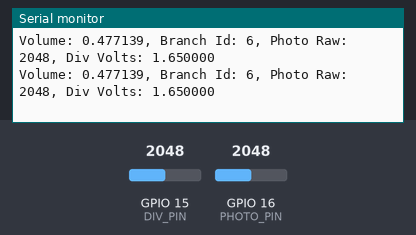
The sketch below on a simulated ESP32-S3. Shown: the last lines printed to the serial monitor. Inputs (shaded band) come from the test bench; at power-on: GPIO 15 (DIV_PIN) = 2048, GPIO 16 (PHOTO_PIN) = 2048. WiFi joins after 1.5 s; servers stay silent unless stated.

Above: at 2.7 s.
2.8 s: GPIO 15 (DIV_PIN) set to 2866
At 3.5 s:
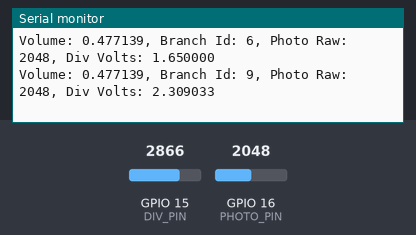
4.3 s: GPIO 16 (PHOTO_PIN) set to 2866
At 4.9 s:
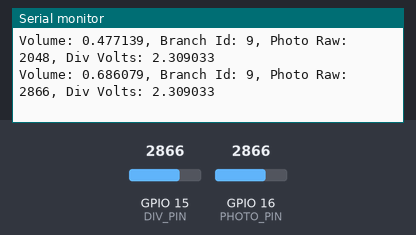
5.8 s: GPIO 15 (DIV_PIN) set to 3603
At 6.5 s:
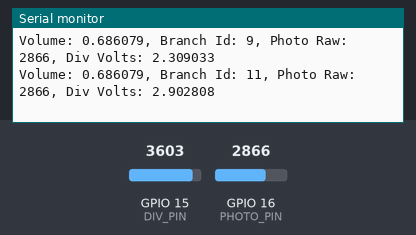
7.3 s: GPIO 16 (PHOTO_PIN) set to 3603
At 8.1 s:
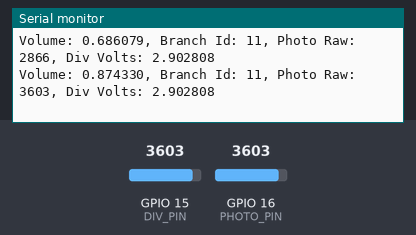
Timing chart, 0 to 9.8 s (numbered marks = the images above; inputs shaded):
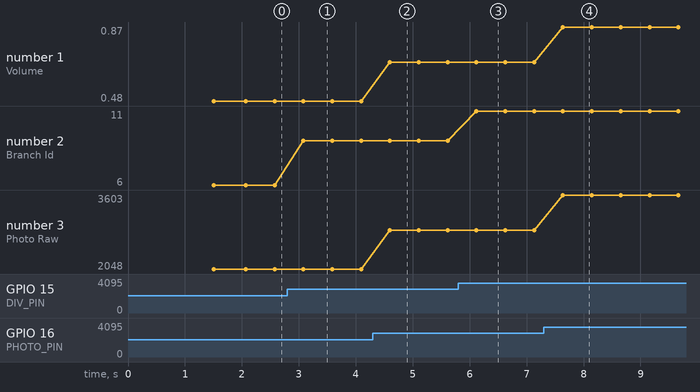

Measured:
- after the input at 2.8 s, the serial monitor: prints a new line after 0.28 s (image 1)
- after the input at 4.3 s, the serial monitor: prints a new line after 0.30 s (image 2)
- after the input at 5.8 s, the serial monitor: prints a new line after 0.32 s (image 3)
- after the input at 7.3 s, the serial monitor: prints a new line after 0.34 s (image 4)
- plotted number 1: 0.48 → 0.69 after the input at 4.3 s, 0.69 → 0.87 after the input at 7.3 s
- plotted number 2: 6 → 9 after the input at 2.8 s, 9 → 11 after the input at 5.8 s
- plotted number 3: 2048 → 2866 after the input at 4.3 s, 2866 → 3603 after the input at 7.3 s

The sketch:

esp_to_pi.ino
```cpp
#include <WiFi.h>
#include <WiFiUdp.h>
#include <ESPmDNS.h>
#include <map>
#include <cstdint>
WiFiUDP udp;

const int PHOTO_PIN = 16;
const int DIV_PIN = 15;

// Local network information on ESP32S3
unsigned int localPort = 9999;

//std::map<resistances, branches>

// RPi IP address
IPAddress piIP(10, 67, 75, 220);

// Must have a space!!
const char *ssid = "yale wireless";

const int32_t BIRD_ID = 1;

// Struct to keep track of a bird's state
struct BirdState {
  int id;
  int branch;
  double volume;
};

//BirdState birds[5];          // index 0 to 4 holds bird IDs 1 to 5
// Create bird for this esp
BirdState bird = {BIRD_ID, -1, 0.0f};
// Server Connection information
unsigned int serverPort = 8888;

// Photoresistor constants
const int PHOTO_LOW = 180;
const int PHOTO_HIGH = 4095;
const int PHOTO_SCALE = PHOTO_HIGH - PHOTO_LOW;

// Voltage divider constants
const int NUM_BRANCHES = 12;
const double DIV_THRESHOLDS[12] = {0.31, 0.44, 0.61, 0.81, 1.10, 1.38, 1.66, 1.98, 2.25, 2.50, 2.72, 3.0};

// Branch 0 is 330 ohm, branch id's increase with resistance value

//buffer for recieving data from server
char packetBuffer[255];

// Function for adding bird to map
// void addBird(int32_t id, int32_t branch, float volume) {
//   birds[id] = {id, branch, volume};   // 0 = not heard yet
// }

void setup() {
  // put your setup code here, to run once:
  Serial.begin(9600);

  WiFi.disconnect(true); // Erases stored wifi credentials
  WiFi.mode(WIFI_STA); // Accesses wifi as a station
  WiFi.begin(ssid); // Connect to wifi (no password)

  Serial.println("Trying to connect to WiFi");

  int max_attempts = 40;
  int attempts = 0;

  // loop that waits for wifi connection to be established
  while (WiFi.status() != WL_CONNECTED){
    delay(500);
    Serial.print(".");

    attempts += 1;

    if (attempts > max_attempts) {
      Serial.println("\nReached max attempts. Trying again...");
      WiFi.disconnect(true);
      WiFi.begin(ssid);

      attempts = 0;
    }
  }
    // Add bird to mapping
    // addBird(0, 3, 5.0f);
    // addBird(1, 7, 10.0f);
    // addBird(2, 11, 15.0f);
    // addBird(3, 13, 20.0f);
    // addBird(4, 17, 25.0f);

    // Binds udp socket to localPort to start sending and listening to packets
    udp.begin(localPort);
    // Print IP and port of esp32
    Serial.printf("UDP Client: %s:%i \n", WiFi.localIP().toString().c_str(), localPort);

    // Serial.println("Finding pi's IP");
    // // Find pi's IP address
    // while (piIP == IPAddress()) {        // 0.0.0.0 means not found
    //   piIP = MDNS.queryHost("melody-pi");
    //   if (piIP == IPAddress()) {
    //     Serial.print(".");
    //     delay(1000);  // wait, then try again
    //   }
  Serial.print(bird.id);
  Serial.println("");
  Serial.println("RPi IP: ");
  Serial.println(piIP);

  pinMode(PHOTO_PIN, INPUT);
  pinMode(DIV_PIN, INPUT);
}

void loop() {
  // Photo resistor reading
  int photo_raw = analogRead(PHOTO_PIN);
  int photo_clamped = photo_raw;

  // Forces sensor value to stay strictly within a defined window
  if (photo_raw < PHOTO_LOW) {
    photo_clamped = PHOTO_LOW;
  } else if (photo_raw > PHOTO_HIGH) {
    photo_clamped = PHOTO_HIGH;
  }

  // Calculate volume level
  double volume = (double) (photo_clamped - PHOTO_LOW) / PHOTO_SCALE;

  // Voltage divider reading
  int div_raw = analogRead(DIV_PIN);
  double div_voltage = (div_raw / 4096.0) * 3.3;

  int branch_id = -1; // If above all ranges mapping to branches, bird is disconnected, send -1

  for (int i = 0; i < NUM_BRANCHES; i++) {
    if (div_voltage < DIV_THRESHOLDS[i]) {
      branch_id = i;
      break;
    }
  }

  // Update state of bird
  updateBirdState(branch_id, volume);
  // Print update values
  Serial.printf("Volume: %lf, Branch Id: %d, Photo Raw: %d, Div Volts: %lf\n", volume, branch_id, photo_raw, div_voltage);
  // Send state via UDP
  sendBird();
  delay(500);
}

// Send state of one bird as 12 unsigned 8-bit integers (4 for each )
void sendBird() {
  udp.beginPacket(piIP, serverPort);
  udp.write((const uint8_t*)&bird, sizeof(BirdState));
  udp.endPacket();
}

void updateBirdState(int branch, double volume){
  bird.branch = branch;
  bird.volume = volume;
}
```
